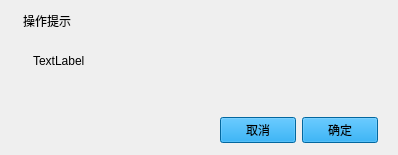
<?xml version="1.0" encoding="UTF-8"?>
<ui version="4.0">
 <class>Dialog</class>
 <widget class="QDialog" name="Dialog">
  <property name="geometry">
   <rect>
    <x>0</x>
    <y>0</y>
    <width>398</width>
    <height>155</height>
   </rect>
  </property>
  <property name="windowTitle">
   <string>Dialog</string>
  </property>
  <widget class="QWidget" name="horizontalLayoutWidget">
   <property name="geometry">
    <rect>
     <x>20</x>
     <y>40</y>
     <width>351</width>
     <height>41</height>
    </rect>
   </property>
   <layout class="QHBoxLayout" name="horizontalLayout">
    <item>
     <widget class="QLabel" name="label">
      <property name="sizePolicy">
       <sizepolicy hsizetype="Fixed" vsizetype="Fixed">
        <horstretch>0</horstretch>
        <verstretch>0</verstretch>
       </sizepolicy>
      </property>
      <property name="text">
       <string/>
      </property>
      <property name="pixmap">
       <pixmap resource="powerdudemain.qrc">:/powerdudemain/Resources/tanhao.png</pixmap>
      </property>
      <property name="scaledContents">
       <bool>true</bool>
      </property>
     </widget>
    </item>
    <item>
     <widget class="QLabel" name="label_2">
      <property name="text">
       <string>TextLabel</string>
      </property>
     </widget>
    </item>
   </layout>
  </widget>
  <widget class="QLabel" name="label_3">
   <property name="geometry">
    <rect>
     <x>23</x>
     <y>10</y>
     <width>121</width>
     <height>21</height>
    </rect>
   </property>
   <property name="text">
    <string>操作提示</string>
   </property>
  </widget>
  <widget class="QPushButton" name="xBtn">
   <property name="geometry">
    <rect>
     <x>344</x>
     <y>10</y>
     <width>25</width>
     <height>25</height>
    </rect>
   </property>
   <property name="text">
    <string/>
   </property>
   <property name="icon">
    <iconset resource="powerdudemain.qrc">
     <normaloff>:/powerdudemain/Resources/lockClose.png</normaloff>:/powerdudemain/Resources/lockClose.png</iconset>
   </property>
   <property name="iconSize">
    <size>
     <width>18</width>
     <height>18</height>
    </size>
   </property>
   <property name="flat">
    <bool>true</bool>
   </property>
  </widget>
  <widget class="QWidget" name="horizontalLayoutWidget_2">
   <property name="geometry">
    <rect>
     <x>220</x>
     <y>110</y>
     <width>158</width>
     <height>41</height>
    </rect>
   </property>
   <layout class="QHBoxLayout" name="horizontalLayout_2">
    <item>
     <widget class="QPushButton" name="cancelBtn">
      <property name="styleSheet">
       <string notr="true">background-color: rgb(3, 144, 223);</string>
      </property>
      <property name="text">
       <string>取消</string>
      </property>
     </widget>
    </item>
    <item>
     <widget class="QPushButton" name="okBtn">
      <property name="styleSheet">
       <string notr="true">background-color: rgb(3, 144, 223);</string>
      </property>
      <property name="text">
       <string>确定</string>
      </property>
     </widget>
    </item>
   </layout>
  </widget>
 </widget>
 <resources>
  <include location="powerdudemain.qrc"/>
 </resources>
 <connections/>
</ui>
